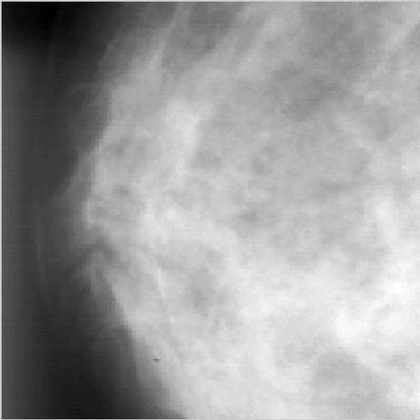
%> input picture CS615/images/mammogram.jpg, 420 x 420 px, shrunk from 512 x 512 before the run
$ octave partB.m   (GNU Octave 9; MATLAB toolbox functions it lacks are replaced by stand-ins)
%> lines starting %> are read from the running program, lines starting %| are printed output that depends on the picture; in (x1, y1, x2, y2) boxes, pixels count from 0 and x2, y2 are one past the last pixel; in counts of white or black regions, pixels touching at a corner belong together; the program's own positions count from 1
A = imread('../images/mammogram.jpg');
%> A is the input picture: size 420x420 uint8; min 0, max 255, mean 155.4
# logical -> makes it 1 if true, 0 else
result1 = [A > 155];
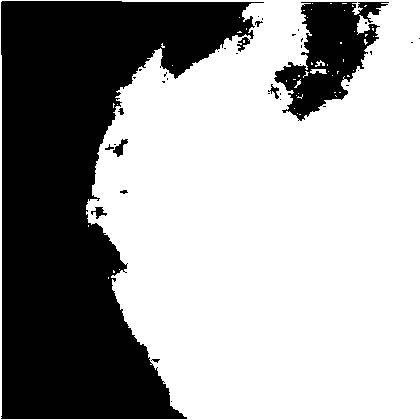
%> result1: size 420x420 logical; 63.5% white; 38 black regions (27 under 20 px), largest, box (x1, y1, x2, y2) and area: (1, 1, 264, 419) 57359, (274, 2, 389, 121) 6505, (113, 139, 128, 157) 118
subplot(2,2,1);
colormap(gray),imagesc(result1)

# from his code - doing it manually
I=imread('../images/mammogram.jpg');
I=double(I);
Tnew=.5*(max(I(:))+min(I(:)));
%> Tnew = 127.5
Told=0;
T0=10^(-8)
while(abs(Tnew-Told)>I)
  Q1=I((I>Tnew));
  Q2=I((I<Tnew));
  x1=mean(Q1);
  x2=mean(Q2);

  Told=Tnew;
  Tnew=mean([x1,x2]);
end
%> this loop made 0 passes

result=(I>Tnew);
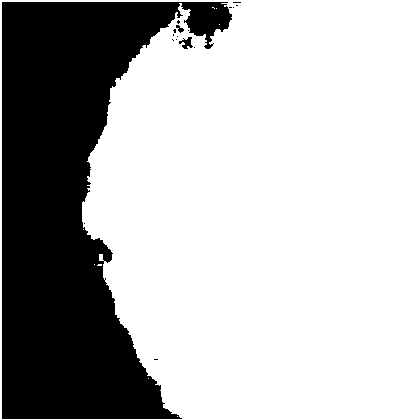
%> result: size 420x420 logical; 71.1% white; 17 black regions (14 under 20 px), largest, box (x1, y1, x2, y2) and area: (2, 2, 232, 419) 50866, (179, 37, 193, 49) 88, (176, 25, 184, 33) 32
colormap(gray);
subplot(2,2,2);
colormap(gray),imagesc(result);

# Approx Contour Generation
# take binary image
# define a second image J
# J(i,j) = 0 if I(i,j) has is black
# and has a white neighbor
J = 255*ones(size(result,1), size(result,2),'uint8');
for i=1:size(result,1)
  for j=1:size(result,2)
    if result(i,j) == 0
      if result(i+1,j) > 0
        J(i,j) = 0;
      elseif result(i-1,j) > 0
        J(i,j) = 0;
      elseif result(i,j+1) > 0
        J(i,j) = 0;
      elseif result(i,j-1) > 0
        J(i,j) = 0;
      end
    end
  end
end
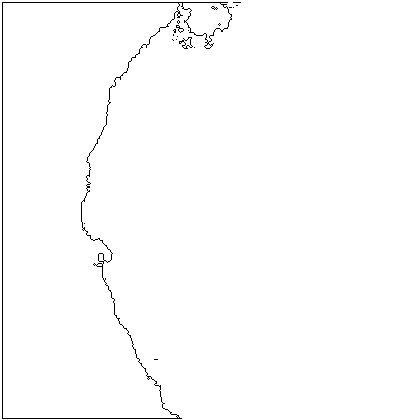
%> J: size 420x420 uint8; 99% white; black in thin lines or dots, all inside (x1, y1, x2, y2) = (2, 2, 241, 419)
subplot(2,2,3);
colormap(gray),imagesc(J);

$ run again, with CS615/images/Cat.jpg copied over CS615/images/mammogram.jpg
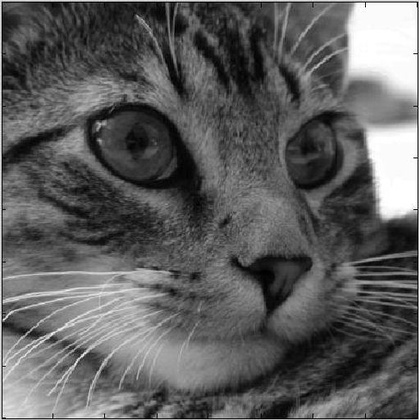
%> input picture CS615/images/Cat.jpg, 420 x 420 px, shrunk from 512 x 512 before the run
%> A is the input picture: size 420x420 uint8; min 0, max 255, mean 93.9
%> `result1 = [A > 155];`:
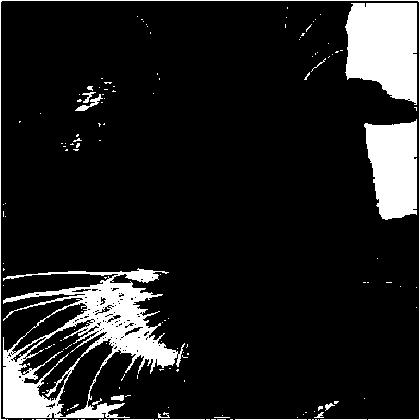
%> result1: size 420x420 logical; 12.5% white; 157 white regions (140 under 20 px), largest, box (x1, y1, x2, y2) and area: (3, 268, 185, 418) 9532, (345, 3, 417, 105) 5955, (364, 119, 417, 220) 4190
%> Tnew = 127.5
%> result: size 420x420 logical; 21.3% white; 359 white regions (322 under 20 px), largest, box (x1, y1, x2, y2) and area: (3, 257, 218, 418) 17564, (299, 3, 418, 221) 11957, (0, 0, 420, 420) 2153
%> after the loop `for i=1:size(result,1)`:
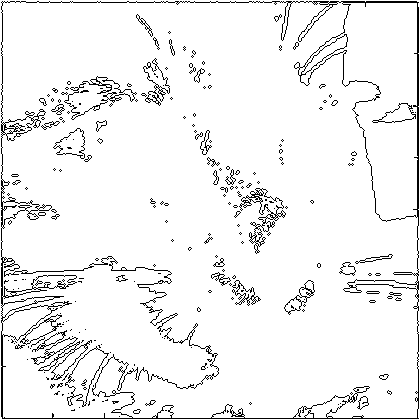
%> J: size 420x420 uint8; 94.2% white; black in thin lines or dots
